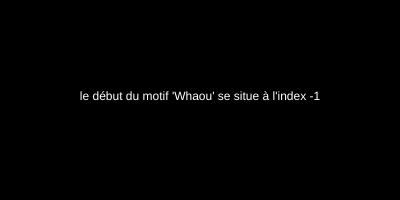
Frame 1 (no input)
Frame 60 (no input): identical to frame 1, image omitted
Frame 120 (the mouse pressed at the canvas centre since frame 60): identical to frame 1, image omitted

The p5.js sketch that drew this single still picture (run headless with seeded random() and noise() and a simulated clock; from frame 60 on, the mouse is pressed at the canvas centre):

// p5.js sketch
// ── sketch.js
// http://www.ac-grenoble.fr/disciplines/informatiquelycee/p5_base_a10.html


var msg;
var motif;
var i;

function setup()
{
  can=createCanvas(400,200);
  background(0);
  msg="Bonjour le monde!";
  motif="Whaou";  // moif n'existant pas
  i=msg.indexOf(motif);
  textAlign(CENTER);
  fill(255);
  text("le début du motif '"+motif+"' se situe à l'index "+i,200,100);
}


function draw()
{
  
}
